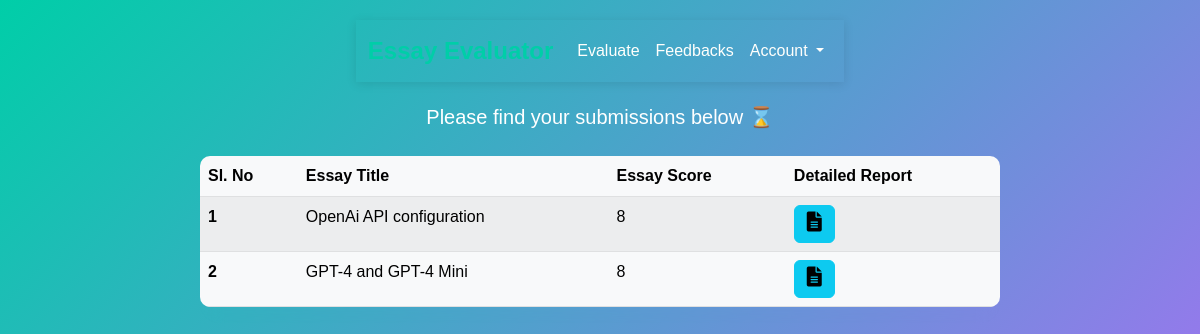
The page /histories/history (signed in) on the database as committed earlier.
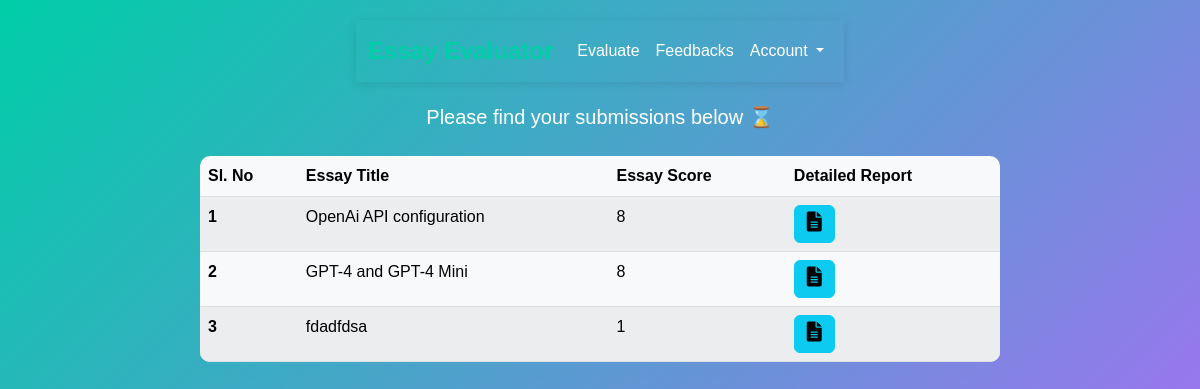
The same page on the database as committed later.
### essays/models.py (models this page shows)
class Essay(models.Model):
    id = models.UUIDField(primary_key=True, unique=True,
                          default=uuid.uuid4, editable=False)
    user = models.ForeignKey(User, on_delete=models.CASCADE, null=True, blank=True)
    title = models.CharField(max_length=200)
    body = models.TextField()
    submitted_at = models.DateTimeField(auto_now_add=True)

### feedback/models.py (models this page shows)
class Feedback(models.Model):
    id = models.UUIDField(primary_key=True, unique=True,
                          editable=False, default = uuid.uuid4)
    essay = models.OneToOneField(Essay, on_delete=models.CASCADE, related_name="feedback")
    spelling_errors_count = models.IntegerField(null=True, blank=True)
    content_relevance= models.BooleanField(null=True, blank=True)
    score = models.IntegerField(null=True, blank=True)
    created_at = models.DateTimeField(auto_now_add=True)

### history/views.py (the view)
# urls.py: path('histories/', include('history.urls')),
@login_required(login_url='account_login')
def history(request):
    essays = Essay.objects.filter(user=request.user)
    context = {
        'essays':essays
    }
    return render(request, 'history/history.html', context)

### history/templates/history/history.html (shortened to what this page needs)
{% extends 'index.html' %}
{% load static %}
{% block content %}
<p class="text-center text-white mb-4 fs-5">Please find your submissions below ⌛️</p>
<div class="container">
    <table class="table table-striped table-light table-rounded">
        <thead>
            <tr>
                <th scope="col">Sl. No</th>
                <th scope="col">Essay Title</th>
                <th scope="col">Essay Score</th>
                <th scope="col">Detailed Report</th>
            </tr>
        </thead>
        <tbody>
            {% for essay in essays %}
            <tr>
                <th scope="row">{{ forloop.counter }}</th>
                <td>{{ essay.title }}</td>
                <td>{{ essay.feedback.score }}</td>
                <td>
                    <a href="{% url 'detailed-report' essay.id %}" class="btn btn-info">
                        <i class="fas fa-file-alt" style="font-size: 20px;"></i>
                    </a>
                </td>
            </tr>
            {% empty %}
            <tr>
                <td colspan="4" class="text-center">No essays submitted yet.</td>
            </tr>
            {% endfor %}
        </tbody>
    </table>
</div>
{% endblock content %}

Rows that differ between the two databases and show on the page:
added Essay: title "fdadfdsa", feedback.score "1"
